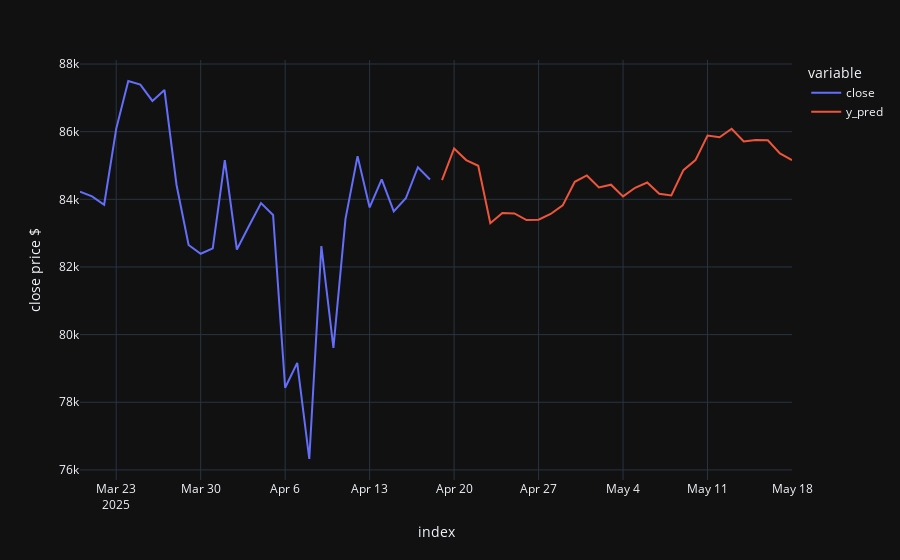

The code cell stored with this chart in its notebook:
### Code cell
reconstruct_undiff(final_best, future=True)
